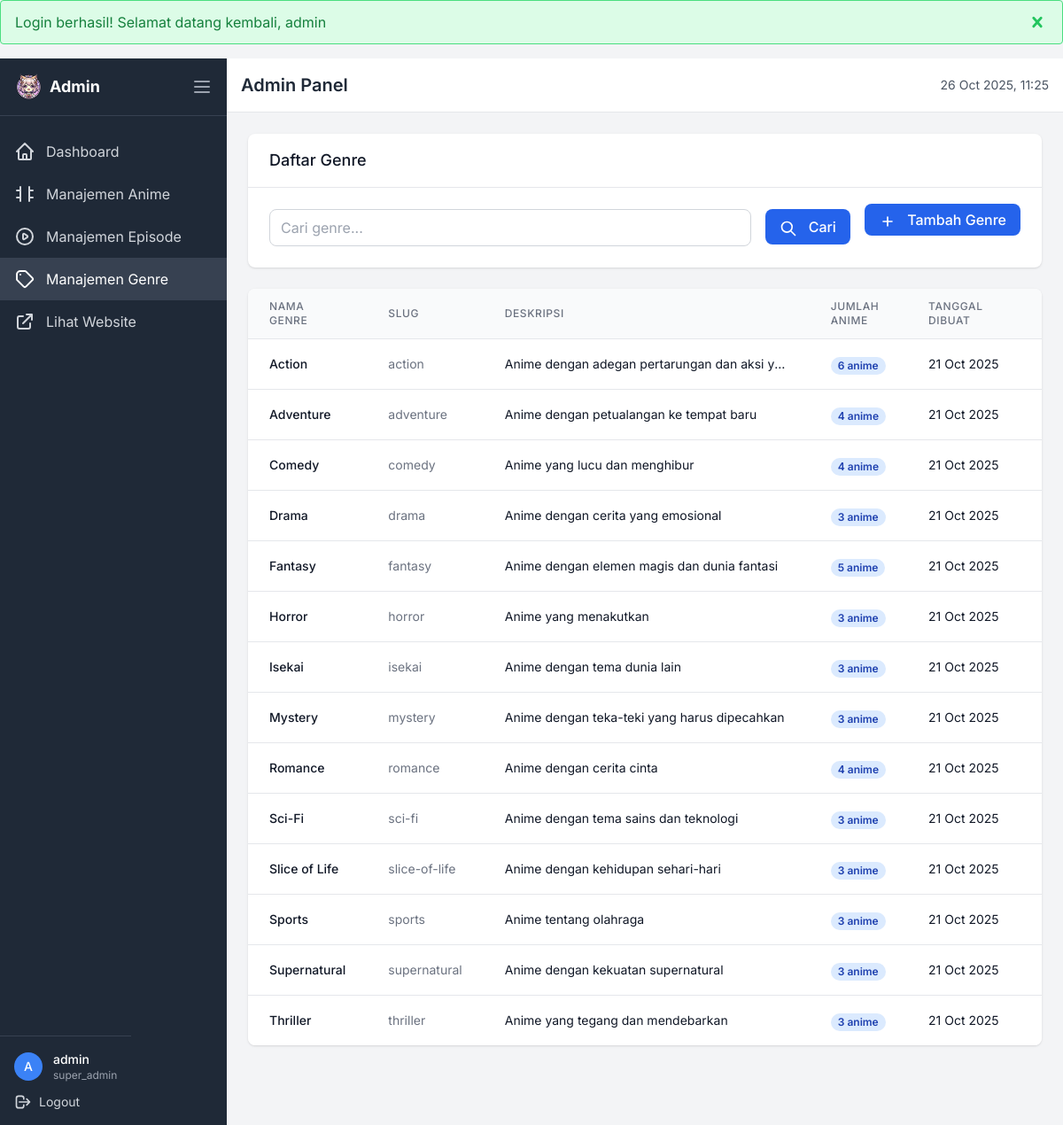
/admin/manage-genre.php (signed in), run on the app's committed database.
### tables this page shows
CREATE TABLE `genres` (
  `id` int(11) NOT NULL,
  `name` varchar(50) NOT NULL,
  `slug` varchar(50) NOT NULL,
  `description` text DEFAULT NULL,
  `created_at` timestamp NOT NULL DEFAULT current_timestamp()
);

### core/connection.php (called while the page is built, shortened)
<?php
class Database {
    private static $instance = null;
    private $connection;
    private function __construct() {
        try {
            $dsn = "mysql:host=" . DB_HOST . ";dbname=" . DB_NAME . ";charset=utf8mb4";
            $options = [
                PDO::ATTR_ERRMODE => PDO::ERRMODE_EXCEPTION,
                PDO::ATTR_DEFAULT_FETCH_MODE => PDO::FETCH_ASSOC,
                PDO::ATTR_EMULATE_PREPARES => false,
                PDO::ATTR_PERSISTENT => true
            ];
            $this->connection = new PDO($dsn, DB_USER, DB_PASS, $options);
        } catch (PDOException $e) {
            die("Database connection failed: " . $e->getMessage());
        }
    }
    public static function getInstance() {
        if (self::$instance === null) {
            self::$instance = new Database();
        }
        return self::$instance;
    }
    public function getConnection() {
        return $this->connection;
    }
}
function paginate($query, $page = 1, $perPage = 10, $params = []) {
    $page = max(1, (int)$page);
    $offset = ($page - 1) * $perPage;
    $db = Database::getInstance()->getConnection();
    $countQuery = "SELECT COUNT(*) as total FROM ($query) as count_table";
    $stmt = $db->prepare($countQuery);
    $stmt->execute($params);
    $total = $stmt->fetch()['total'];
    $limitQuery = $query . " LIMIT $perPage OFFSET $offset";
    $stmt = $db->prepare($limitQuery);
    $stmt->execute($params);
    $results = $stmt->fetchAll();
    return [
        'data' => $results,
        'total' => $total,
        'page' => $page,
        'perPage' => $perPage,
        'totalPages' => ceil($total / $perPage),
        'hasNextPage' => $page < ceil($total / $perPage),
        'hasPrevPage' => $page > 1
    ];
}
function getFlashMessage($type) {
    if (isset($_SESSION['flash'][$type])) {
        $message = $_SESSION['flash'][$type];
        return $message;
    }
    return null;
}
function hasFlashMessage($type) {
    return isset($_SESSION['flash'][$type]);
}

### admin/genre-list.php (the view, shortened to what this page needs)
<div class="bg-white rounded-lg shadow mb-6">
    <div class="px-6 py-4 border-b border-gray-200">
        <h3 class="text-lg font-medium text-gray-900">Daftar Genre</h3>
    </div>
    <div class="p-6">
        <form method="GET" class="flex flex-col md:flex-row gap-4">
            <div class="flex-1">
                <input type="text" name="search" placeholder="Cari genre..."
                       value="<?php echo htmlspecialchars($_GET['search'] ?? ''); ?>"
                       class="input-field">
            </div>
            <div>
                <button type="submit" class="btn-primary">
                    <svg class="h-5 w-5 inline mr-2" fill="none" stroke="currentColor" viewBox="0 0 24 24">
                        <path stroke-linecap="round" stroke-linejoin="round" stroke-width="2" d="M21 21l-6-6m2-5a7 7 0 11-14 0 7 7 0 0114 0z" />
                    </svg>
                    Cari
                </button>
            </div>
            <div>
                <a href="manage-genre.php?action=create" class="btn-primary">
                    <svg class="h-5 w-5 inline mr-2" fill="none" stroke="currentColor" viewBox="0 0 24 24">
                        <path stroke-linecap="round" stroke-linejoin="round" stroke-width="2" d="M12 6v6m0 0v6m0-6h6m-6 0H6" />
                    </svg>
                    Tambah Genre
                </a>
            </div>
        </form>
    </div>
</div>
<div class="bg-white rounded-lg shadow overflow-hidden">
    <div class="overflow-x-auto">
        <table class="min-w-full divide-y divide-gray-200">
            <thead class="bg-gray-50">
                <tr>
                    <th class="px-6 py-3 text-left text-xs font-medium text-gray-500 uppercase tracking-wider">
                        Nama Genre
                    </th>
                    <th class="px-6 py-3 text-left text-xs font-medium text-gray-500 uppercase tracking-wider">
                        Slug
                    </th>
                    <th class="px-6 py-3 text-left text-xs font-medium text-gray-500 uppercase tracking-wider">
                        Deskripsi
                    </th>
                    <th class="px-6 py-3 text-left text-xs font-medium text-gray-500 uppercase tracking-wider">
                        Jumlah Anime
                    </th>
                    <th class="px-6 py-3 text-left text-xs font-medium text-gray-500 uppercase tracking-wider">
                        Tanggal Dibuat
                    </th>
                    <th class="px-6 py-3 text-left text-xs font-medium text-gray-500 uppercase tracking-wider">
                    </th>
                </tr>
            </thead>
            <tbody class="bg-white divide-y divide-gray-200">
                <?php if (empty($result['data'])): ?>
                    <tr>
                        <td colspan="6" class="px-6 py-4 text-center text-gray-500">
                            Tidak ada genre ditemukan
                        </td>
                    </tr>
                <?php else: ?>
                    <?php foreach ($result['data'] as $genre): ?>
                        <tr class="hover:bg-gray-50">
                            <td class="px-6 py-4 whitespace-nowrap">
                                <div class="text-sm font-medium text-gray-900"><?php echo $genre['name']; ?></div>
                            </td>
                            <td class="px-6 py-4 whitespace-nowrap">
                                <div class="text-sm text-gray-500"><?php echo $genre['slug']; ?></div>
                            </td>
                            <td class="px-6 py-4">
                                <div class="text-sm text-gray-900 max-w-xs truncate" title="<?php echo $genre['description']; ?>">
                                    <?php echo $genre['description'] ?: '-'; ?>
                                </div>
                            </td>
                            <td class="px-6 py-4 whitespace-nowrap">
                                <span class="px-2 inline-flex text-xs leading-5 font-semibold rounded-full bg-blue-100 text-blue-800">
                                    <?php echo $genre['anime_count']; ?> anime
                                </span>
                            </td>
                            <td class="px-6 py-4 whitespace-nowrap text-sm text-gray-900">
                                <?php echo date('d M Y', strtotime($genre['created_at'])); ?>
                            </td>
                            <td class="px-6 py-4 whitespace-nowrap text-sm font-medium">
                            </td>
                        </tr>
                    <?php endforeach; ?>
                <?php endif; ?>
            </tbody>
        </table>
    </div>
</div>

### admin/manage-genre.php (shortened to what this page needs)
<?php
$action = $_GET['action'] ?? 'list';
switch ($action) {
    default:
        showGenreList();
        break;
}
function showGenreList() {
    $page = (int)($_GET['page'] ?? 1);
    $perPage = 20;
    $sql = "SELECT g.*,
            (SELECT COUNT(*) FROM anime_genre WHERE genre_id = g.id) as anime_count
            FROM genres g";
    $params = [];
    $sql .= " ORDER BY g.name ASC";
    $result = paginate($sql, $page, $perPage, $params);
    include 'includes/header.php';
    include 'genre-list.php';
    include 'includes/footer.php';
}

### admin/includes/header.php (shortened to what this page needs)
<!DOCTYPE html>
<html lang="id" x-data="{ sidebar: localStorage.getItem('sidebarOpen') === null ? true : (localStorage.getItem('sidebarOpen') === 'true') }"
              x-init="$watch('sidebar', value => localStorage.setItem('sidebarOpen', value))">
<head>
    <link href="<?= ASSETS_URL ?>dist/css/input.css" rel="stylesheet">
</head>
<body class="bg-gray-100 font-sans">
    <?php if (hasFlashMessage('success')): ?>
        <div class="bg-green-100 border border-green-400 text-green-700 px-4 py-3 rounded relative mb-4" role="alert">
            <span class="block sm:inline"><?= getFlashMessage('success') ?></span>
            <span class="absolute top-0 bottom-0 right-0 px-4 py-3">
            </span>
        </div>
    <?php endif; ?>
    <div class="flex h-screen">
        <aside :class="sidebar ? 'w-64' : 'w-16'" class="sidebar-transition bg-gray-800 text-white flex-shrink-0">
            <div class="flex items-center justify-between p-4 border-b border-gray-700">
                <div x-show="sidebar" class="flex items-center">
                    <img class="h-8 w-auto" src="<?= ASSETS_URL ?>images/logo.png" alt="Bellonime">
                    <span class="ml-2 text-lg font-bold">Admin</span>
                </div>
                <button @click="sidebar = !sidebar" class="text-gray-400 hover:text-white focus:outline-none">
                    <svg class="h-6 w-6" fill="none" stroke="currentColor" viewBox="0 0 24 24">
                        <path stroke-linecap="round" stroke-linejoin="round" stroke-width="2" d="M4 6h16M4 12h16M4 18h16" />
                    </svg>
                </button>
            </div>
            <nav class="mt-4">
                <a href="<?= ADMIN_URL ?>" class="flex items-center px-4 py-3 text-gray-300 hover:bg-gray-700 hover:text-white transition-colors duration-200 <?= (basename($_SERVER['PHP_SELF']) == 'index.php') ? 'bg-gray-700 text-white' : '' ?>">
                    <svg class="h-6 w-6" fill="none" stroke="currentColor" viewBox="0 0 24 24">
                        <path stroke-linecap="round" stroke-linejoin="round" stroke-width="2" d="M3 12l2-2m0 0l7-7 7 7M5 10v10a1 1 0 001 1h3m10-11l2 2m-2-2v10a1 1 0 01-1 1h-3m-6 0a1 1 0 001-1v-4a1 1 0 011-1h2a1 1 0 011 1v4a1 1 0 001 1m-6 0h6" />
                    </svg>
                    <span x-show="sidebar" class="ml-3">Dashboard</span>
                </a>
                <a href="<?= ADMIN_URL ?>manage-anime.php" class="flex items-center px-4 py-3 text-gray-300 hover:bg-gray-700 hover:text-white transition-colors duration-200 <?= (basename($_SERVER['PHP_SELF']) == 'manage-anime.php') ? 'bg-gray-700 text-white' : '' ?>">
                    <svg class="h-6 w-6" fill="none" stroke="currentColor" viewBox="0 0 24 24">
                        <path stroke-linecap="round" stroke-linejoin="round" stroke-width="2" d="M7 4v16M17 4v16M3 8h4m10 0h4M3 16h4m10 0h4" />
                    </svg>
                    <span x-show="sidebar" class="ml-3">Manajemen Anime</span>
                </a>
                <a href="<?= ADMIN_URL ?>manage-episode.php" class="flex items-center px-4 py-3 text-gray-300 hover:bg-gray-700 hover:text-white transition-colors duration-200 <?= (basename($_SERVER['PHP_SELF']) == 'manage-episode.php') ? 'bg-gray-700 text-white' : '' ?>">
                    <span x-show="sidebar" class="ml-3">Manajemen Episode</span>
                </a>
                <a href="<?= ADMIN_URL ?>manage-genre.php" class="flex items-center px-4 py-3 text-gray-300 hover:bg-gray-700 hover:text-white transition-colors duration-200 <?= (basename($_SERVER['PHP_SELF']) == 'manage-genre.php') ? 'bg-gray-700 text-white' : '' ?>">
                    <svg class="h-6 w-6" fill="none" stroke="currentColor" viewBox="0 0 24 24">
                        <path stroke-linecap="round" stroke-linejoin="round" stroke-width="2" d="M7 7h.01M7 3h5c.512 0 1.024.195 1.414.586l7 7a2 2 0 010 2.828l-7 7a2 2 0 01-2.828 0l-7-7A1.994 1.994 0 013 12V7a4 4 0 014-4z" />
                    </svg>
                    <span x-show="sidebar" class="ml-3">Manajemen Genre</span>
                </a>
                <a href="<?= BASE_URL ?>" target="_blank" class="flex items-center px-4 py-3 text-gray-300 hover:bg-gray-700 hover:text-white transition-colors duration-200">
                    <svg class="h-6 w-6" fill="none" stroke="currentColor" viewBox="0 0 24 24">
                        <path stroke-linecap="round" stroke-linejoin="round" stroke-width="2" d="M10 6H6a2 2 0 00-2 2v10a2 2 0 002 2h10a2 2 0 002-2v-4M14 4h6m0 0v6m0-6L10 14" />
                    </svg>
                    <span x-show="sidebar" class="ml-3">Lihat Website</span>
                </a>
            </nav>
            <div class="absolute bottom-0 left-0  p-4 border-t border-gray-700">
                <div class="flex items-center">
                    <div class="h-8 w-8 rounded-full bg-primary-500 flex items-center justify-center">
                        <span class="text-sm font-medium"><?= strtoupper(substr($_SESSION['admin_username'], 0, 1)) ?></span>
                    </div>
                    <div x-show="sidebar" class="ml-3">
                        <p class="text-sm font-medium"><?= $_SESSION['admin_username'] ?></p>
                        <p class="text-xs text-gray-400"><?= $_SESSION['admin_role'] ?></p>
                    </div>
                </div>
                <a href="<?= ADMIN_URL ?>logout.php" class="flex items-center mt-3 text-gray-300 hover:text-white transition-colors duration-200">
                    <svg class="h-5 w-5" fill="none" stroke="currentColor" viewBox="0 0 24 24">
                        <path stroke-linecap="round" stroke-linejoin="round" stroke-width="2" d="M17 16l4-4m0 0l-4-4m4 4H7m6 4v1a3 3 0 01-3 3H6a3 3 0 01-3-3V7a3 3 0 013-3h4a3 3 0 013 3v1" />
                    </svg>
                    <span x-show="sidebar" class="ml-2 text-sm">Logout</span>
                </a>
            </div>
        </aside>
        <div class="flex-1 flex flex-col overflow-hidden">
            <header class="bg-white shadow-sm border-b border-gray-200">
                <div class="px-4 py-4 flex items-center justify-between">
                    <div>
                        <h1 class="text-xl font-semibold text-gray-800"><?= isset($pageTitle) ? $pageTitle : 'Admin Panel' ?></h1>
                    </div>
                    <div class="flex items-center space-x-4">
                        <span class="text-sm text-gray-600">
                            <?= date('d M Y, H:i') ?>
                        </span>
                    </div>
                </div>
            </header>
            <main class="flex-1 overflow-x-hidden overflow-y-auto bg-gray-100 p-6">

### admin/includes/footer.php (shortened to what this page needs)
            </main>
        </div>
    </div>
</body>
</html>

### admin/includes/header.php (style rules this page uses)
.sidebar-transition { transition: all 0.3s ease-in-out; }

### data on the page
genres: name "Action", slug "action", description "Anime dengan adegan pertarungan dan aksi y…", anime_count "6", created_at "21 Oct 2025"
genres: name "Adventure", slug "adventure", description "Anime dengan petualangan ke tempat baru", anime_count "4", created_at "21 Oct 2025"
genres: name "Comedy", slug "comedy", description "Anime yang lucu dan menghibur", anime_count "4", created_at "21 Oct 2025"
genres: name "Drama", slug "drama", description "Anime dengan cerita yang emosional", anime_count "3", created_at "21 Oct 2025"
genres: name "Fantasy", slug "fantasy", description "Anime dengan elemen magis dan dunia fantasi", anime_count "5", created_at "21 Oct 2025"
genres: name "Horror", slug "horror", description "Anime yang menakutkan", anime_count "3", created_at "21 Oct 2025"
genres: name "Isekai", slug "isekai", description "Anime dengan tema dunia lain", anime_count "3", created_at "21 Oct 2025"
genres: name "Mystery", slug "mystery", description "Anime dengan teka-teki yang harus dipecahkan", anime_count "3", created_at "21 Oct 2025"
genres: name "Romance", slug "romance", description "Anime dengan cerita cinta", anime_count "4", created_at "21 Oct 2025"
genres: name "Sci-Fi", slug "sci-fi", description "Anime dengan tema sains dan teknologi", anime_count "3", created_at "21 Oct 2025"
genres: name "Slice of Life", slug "slice-of-life", description "Anime dengan kehidupan sehari-hari", anime_count "3", created_at "21 Oct 2025"
genres: name "Sports", slug "sports", description "Anime tentang olahraga", anime_count "3", created_at "21 Oct 2025"
genres: name "Supernatural", slug "supernatural", description "Anime dengan kekuatan supernatural", anime_count "3", created_at "21 Oct 2025"
genres: name "Thriller", slug "thriller", description "Anime yang tegang dan mendebarkan", anime_count "3", created_at "21 Oct 2025"

### other printed values
getFlashMessage('success') "Login berhasil! Selamat datang kembali, admin"
substr($_SESSION['admin_username'], 0, 1) "A"
$_SESSION['admin_username'] "admin"
$_SESSION['admin_role'] "super_admin"
